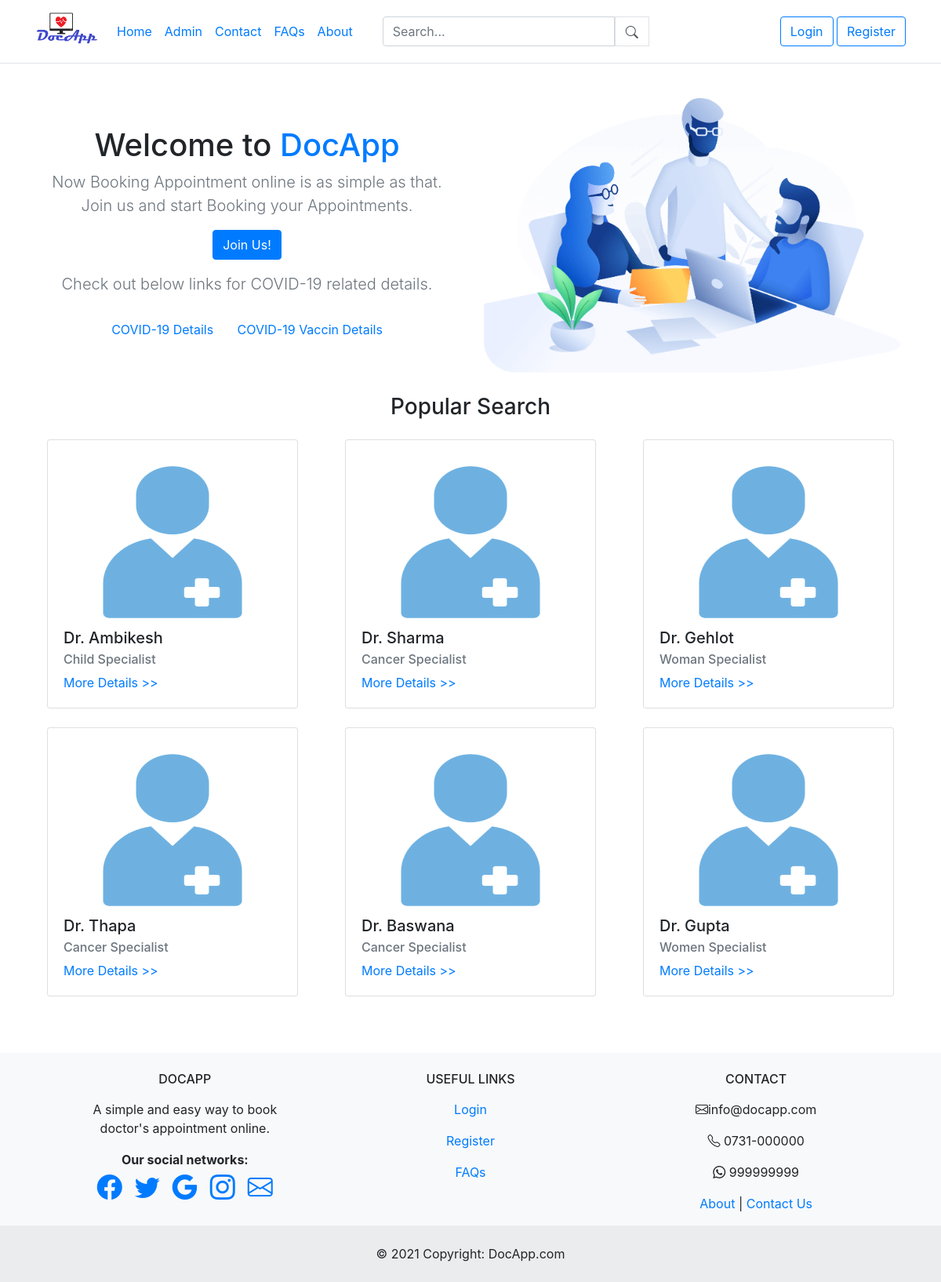
The page / on the database its author committed.
### tables this page shows
CREATE TABLE `doc_info` (
  `d_id` int(11) NOT NULL,
  `d_req_id` int(11) NOT NULL,
  `d_mail` varchar(255) NOT NULL,
  `d_first_name` varchar(255) NOT NULL,
  `d_last_name` varchar(255) NOT NULL,
  `d_password` varchar(255) NOT NULL,
  `d_address` varchar(255) NOT NULL,
  `d_clinic_address` varchar(255) NOT NULL,
  `d_contact` int(10) NOT NULL,
  `d_specialist` varchar(255) NOT NULL,
  `licence_no` int(11) NOT NULL,
  `d_balance` int(11) NOT NULL DEFAULT 0,
  `self_status` varchar(10) NOT NULL DEFAULT 'A',
  `admin_permission` varchar(10) NOT NULL DEFAULT 'G',
  `role` varchar(6) NOT NULL DEFAULT 'doctor'
);

CREATE TABLE `footer_contact_info` (
  `contact_id` int(11) NOT NULL,
  `email` varchar(255) NOT NULL,
  `local_no` varchar(11) NOT NULL,
  `mobile_no` int(11) NOT NULL,
  `whatsapp_no` int(11) NOT NULL,
  `facebook` varchar(255) NOT NULL,
  `twitter` varchar(255) NOT NULL,
  `google` varchar(255) NOT NULL,
  `insta` varchar(255) NOT NULL
);

### index.php (the view, shortened to what this page needs)
<html>
  <head>
  </head>
  <header>
    <?php include('navbar.php');?>
  </header>
  <body>
<section class="pt-4 pt-md-11">
      <div class="container">
        <div class="row align-items-center">
          <div class="col-12 col-md-5 col-lg-6 order-md-2">
            <img src="main1.png" class="img-fluid mw-md-150 mw-lg-130 mb-6 mb-md-0 aos-init aos-animate" alt="..." data-aos="fade-up" data-aos-delay="100">
          </div>
          <div class="col-12 col-md-7 col-lg-6 order-md-1 aos-init aos-animate" data-aos="fade-up">
            <h1 class=" text-center text-md-start">
              Welcome to <span class="text-primary">DocApp</span>
            </h1>
            <p class="lead text-center text-md-start text-muted mb-6 mb-lg-8">
              Now Booking Appointment online is as simple as that. Join us and start Booking your Appointments.
            </p>
            <div class="text-center text-md-start">
              <a href="register.php" class="btn btn-primary shadow lift me-1">
                Join Us! <i class="fe fe-arrow-right d-none d-md-inline ms-3"></i>
              </a>
            </div>
            <p class="lead text-center text-md-start text-muted mb-6 mb-lg-8 mt-3">
              Check out below links for COVID-19 related details.
            </p>
            <div class="text-center text-md-start mt-4">
            <a href="https://www.mohfw.gov.in/" class="btn btn-primary-soft lift" target="_blank">
                COVID-19 Details
              </a>
              <a href="https://www.cowin.gov.in/" class="btn btn-primary-soft lift" target="_blank">
               COVID-19 Vaccin Details
              </a>
            </div>
          </div>
        </div>
      </div>
    </section>
<div class="container text-center">
    <div class="d-grid gap-2 col-6 mx-auto my-4">
        <h3>Popular Search</h3>
    </div>
</div>
<div class="container">
<div class="row">
<?php
include'dbconn.php';
$sql = "SELECT * FROM doc_info ";
$result = mysqli_query($connect,$sql);
$c=1;
while($row=mysqli_fetch_array($result) and $c<=6){
  $doc_id = $row['d_id'];
?>
  <div class="card mx-4 mx-auto mb-4" style="width: 20rem;">
    <div class="card-body">
      <img src="docIcon.png" class="card-img-top" alt="image" width="180" height="220">
        <h5 class="card-title"> Dr. <?php echo $row['d_first_name'] ; ?> </h5>
        <h6 class="card-subtitle mb-2 text-muted"><?php echo $row['d_specialist'] ; ?></h6>
        <a href="moreDetails.php?doc_id=<?php echo $doc_id ?>" class="">More Details >></a>
    </div>
</div>
      <?php $c= $c + 1;
      }
      ?>
    </div>
</div>
<footer>
  <?php include('footer.php');?>
</footer>
  </body>
</html>

### navbar.php (shortened to what this page needs)
  <header class="p-3 mb-3 border-bottom">
    <div class="container">
      <div class="d-flex flex-wrap align-items-center justify-content-center justify-content-lg-start">
      <img class="d-flex align-items-center mb-2 mr-3" src="logo.png" alt="Bootstrap" width="80" height="40">
        <ul class="nav col-12 col-lg-auto me-lg-auto mb-2 justify-content-center mb-md-0">
        <?php if ($_SESSION)
            {
              if ($_SESSION['role'] == 'patient')
                echo '<li><a href="user_session.php" class="nav-link px-2 link-dark">Home</a></li>';
              elseif ($_SESSION['role'] == 'doctor')
                echo '<li><a href="doctor_session.php" class="nav-link px-2 link-dark">Home</a></li>';
              elseif ($_SESSION['role'] == 'admin')
                echo '<li><a href="admin_session.php" class="nav-link px-2 link-dark">Home</a></li>';
              else
                echo '<li><a href="index.php" class="nav-link px-2 link-dark">Home</a></li>';
            } else{
              echo '<li><a href="index.php" class="nav-link px-2 link-dark">Home</a></li>';
            }
        ?>
          <?php if ($_SESSION)
              { ?>
          <?php } else {?>
          <li><a href="#loginModalAdmin" data-toggle="modal" class="nav-link px-2 link-dark">Admin</a></li>
          <?php } ?>
          <li><a href="contact.php" class="nav-link px-2 link-dark">Contact</a></li>
          <li><a href="faq.php" class="nav-link px-2 link-dark">FAQs</a></li>
          <li><a href="about.php" class="nav-link px-2 link-dark">About</a></li>
        </ul>
        <form class="col-12 col-lg-4 mb-6 mb-lg-0 " action="search.php" method="get">
        <div class="input-group">
          <input type="search" class="form-control" name="searchElement" placeholder="Search..." aria-label="Search" required>
          <div class="border">
          <button type="submit" class="btn btn-default form-control mt-1"><i class="bi bi-search"></i></button>
          </div>
          </div>
        </form>
<?php  if ($_SESSION)
  { ?>
  <div class="dropdown text-end ml-auto">
          <a href="#" class="d-block nav-link px-2 link-dark text-decoration-none dropdown-toggle bi bi-person-fill" id="dropdownUser1" data-bs-toggle="dropdown" aria-expanded="false">
          <?php if ($_SESSION['role'] == 'doctor'){ echo "Dr. " . $_SESSION['name']; }else{echo " " . $_SESSION['name'];}?>
          </a>
          <ul class="dropdown-menu text-small" aria-labelledby="dropdownUser1">
            <?php if ($_SESSION['role'] == 'patient') {?>
              <li><a class="dropdown-item" href="user_session.php">Home</a></li>
              <li><a class="dropdown-item" href="patientTodaysApp.php">My Todays Appointment</a></li>
            <li><a class="dropdown-item" href="myAppointmentsP.php">My Booking History</a></li>
            <?php }elseif ($_SESSION['role'] == 'admin') {?>
              <li><a class="dropdown-item" href="admin_session.php">Home</a></li>
            <li><a class="dropdown-item" href="customerDetails.php">Customer Details</a></li>
            <li><a class="dropdown-item" href="doctorDetails.php">Doctors Details</a></li>
            <li><a class="dropdown-item" href="bookingDetails.php">Booking Details</a></li>
            <li><a class="dropdown-item" href="admin_session.php">Doctor Booking Requests</a></li>
             <?php }elseif ($_SESSION['role'] == 'doctor') {?>
              <li><a class="dropdown-item" href="doctor_session.php">Home</a></li>
             <li><a class="dropdown-item" href="myAppointmentsD.php">Today's Appointments</a></li>
             <li><a class="dropdown-item" href="appointmentHistory.php">Appointment History</a></li><?php } ?>
            <li><hr class="dropdown-divider"></li>
            <li><a class="dropdown-item" href="logout.php">Sign out</a></li>
          </ul>
        </div>
<?php } else {?>
        <div class="text-end ml-auto">
        <a class="btn btn-outline-primary me-2" href="login.php" role="button">Login</a>
        <a class="btn btn-outline-primary me-2" href="register.php" role="button">Register</a>
      </div>
        <?php } ?>
      </div>
    </div>
  </header>

### footer.php (shortened to what this page needs)
<?php
include"dbconn.php";
$sql="SELECT * FROM footer_contact_info WHERE contact_id='1'";
$sql_run=mysqli_query($connect,$sql);
$num_row=mysqli_num_rows($sql_run);
if($num_row == 1)
    {
        $result = mysqli_fetch_array($sql_run,MYSQLI_ASSOC);
        $email = $result['email'];
        $local_no = $result['local_no'];
        $whatsapp_no = $result['whatsapp_no'];
        $facebook = $result['facebook'];
        $twitter = $result['twitter'];
        $google = $result['google'];
        $insta= $result['insta'];
}
?>
<link rel="stylesheet" href="https://maxcdn.bootstrapcdn.com/bootstrap/4.0.0/css/bootstrap.min.css"
>
<link rel="stylesheet" href="https://cdn.jsdelivr.net/npm/bootstrap-icons@1.5.0/font/bootstrap-icons.css">
<footer class="text-center text-lg-start bg-light">
  <section class="">
    <div class="container text-center text-md-start mt-5">
      <div class="row mt-3">
        <div class="col-md-3 col-lg-4 col-xl-3 mx-auto mb-4 mt-4">
          <h6 class="text-uppercase fw-bold mb-3">
            <i class="fas fa-gem me-3"></i>DocApp
          </h6>
          <p>
            A simple and easy way to book doctor's appointment online.
          </p>
        <div class="fw-bold ">
      <span><b>Our social networks:</b></span>
    </div>
    <div class="d-flex justify-content-center">
      <a href="#<?php echo $facebook; ?>" class="me-4 text-reset">
        <i class="bi bi-facebook px-2 "  aria-label="Facebook" style="font-size: 2rem;"></i>
      </a>
      <a href="#<?php echo $twitter; ?>" class="me-4 text-reset">
        <i class="bi bi-twitter px-2" aria-label="Twitter" style="font-size: 2rem;"></i>
      </a>
      <a href="#<?php echo $google; ?>" class="me-4 text-reset">
        <i class="bi bi-google px-2" aria-label="Google" style="font-size: 2rem;"></i>
      </a>
      <a href="#<?php echo $insta; ?>" class="me-4 text-reset">
        <i class="bi bi-instagram px-2" aria-label="Instagram" style="font-size: 2rem;"></i>
      </a>
      <a href="mailto:" class="me-4 text-reset">
        <i class="bi bi-envelope px-2" aria-label="Mail" style="font-size: 2rem;"></i>
      </a>
    </div>
        </div>
        <div class="col-md-3 col-lg-2 col-xl-2 mx-auto mb-4 mt-4">
          <h6 class="text-uppercase fw-bold mb-3">
            Useful links
          </h6>
          <?php  if ($_SESSION)
              { }
              else
              {
                ?>
          <p>
            <a  href="login.php" class="text-reset">Login</a>
          </p>
          <p>
            <a href="register.php" class="text-reset">Register</a>
          </p>
          <?php }?>
          <p>
            <a href="faq.php" class="text-reset">FAQs</a>
          </p>
        </div>
        <div class="col-md-4 col-lg-3 col-xl-3 mx-auto mb-md-0 mb-4 mt-4">
          <h6 class="text-uppercase fw-bold mb-3">
            Contact
          </h6>
          <p><i class="bi bi-envelope"></i></i><?php echo $email; ?></p>
          <p><i class="bi bi-telephone"></i></i> <?php echo $local_no; ?></p>
          <p><i class="bi bi-whatsapp"></i> <?php echo $whatsapp_no; ?></p><p>
            <a href="about.php" class="text-reset">About </a> | <a href="contact.php" class="text-reset">Contact Us</a>
          </p>
        </div>
      </div>
    </div>
  </section>
 <div class="text-center p-4" style="background-color: rgba(0, 0, 0, 0.05);">
    © 2021 Copyright:
    <a class="text-reset fw-bold">DocApp.com</a>
  </div>
</footer>

### rows shown on the page
doc_info: d_first_name "Ambikesh", d_specialist "Child Specialist"
doc_info: d_first_name "Sharma", d_specialist "Cancer Specialist"
doc_info: d_first_name "Gehlot", d_specialist "Woman Specialist"
doc_info: d_first_name "Thapa", d_specialist "Cancer Specialist"
doc_info: d_first_name "Baswana", d_specialist "Cancer Specialist"
doc_info: d_first_name "Gupta", d_specialist "Women Specialist"
footer_contact_info: email "info@docapp.com", local_no "0731-000000", whatsapp_no "999999999"
